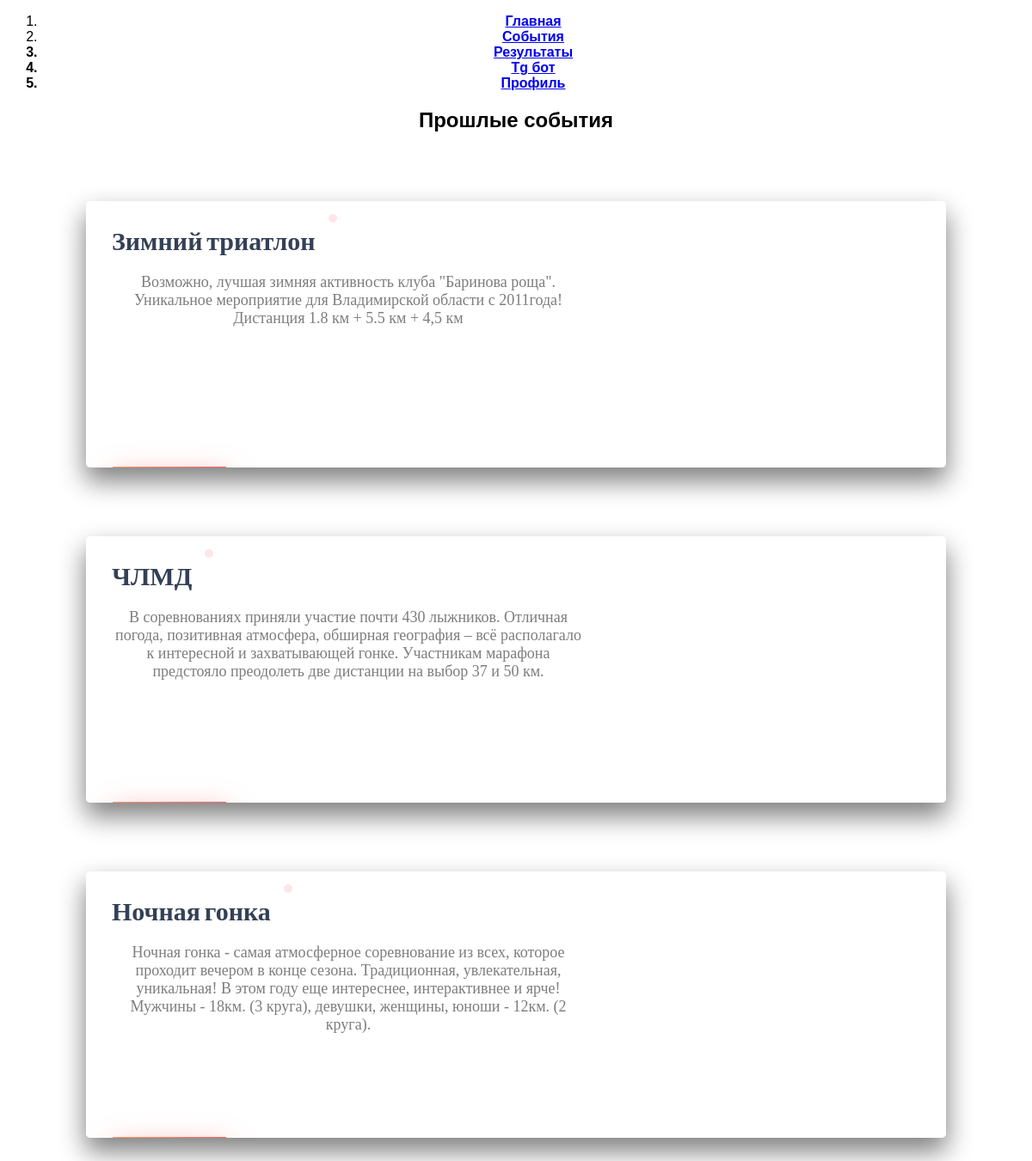
The app's page /results with its own data.
### data/competition.py (models this page shows)
class Competition(SqlAlchemyBase, UserMixin, SerializerMixin):
    __tablename__ = 'competition'
    id = sqlalchemy.Column(sqlalchemy.Integer,
                           primary_key=True, autoincrement=True)
    name = sqlalchemy.Column(sqlalchemy.TEXT, index=True, unique=True, nullable=True)
    status = sqlalchemy.Column(sqlalchemy.Integer, index=True, unique=True, nullable=True)
    date = sqlalchemy.Column(sqlalchemy.DateTime, index=True, unique=True, nullable=True)
    description = sqlalchemy.Column(sqlalchemy.TEXT, index=True, unique=True, nullable=True)
    photo = sqlalchemy.Column(sqlalchemy.String, index=True, unique=True, nullable=True)
    place = sqlalchemy.Column(sqlalchemy.String, index=True, unique=True, nullable=True)
    res = sqlalchemy.Column(sqlalchemy.String, index=True, unique=True, nullable=True)
    user_competitions = orm.relationship("User_competitions", back_populates='competition')

### server.py (the view)
@app.route("/results")
def results():
    db_sess = db_session.create_session()
    events = db_sess.query(Competition).filter(Competition.status == 0).order_by(
        Competition.date).all()
    return render_template("new_res.html", title='Результаты', events=events)

### data/db_session.py (called while the page is built)
def create_session() -> Session:
    global __factory
    return __factory()

### templates/new_res.html (shortened to what this page needs)
<!DOCTYPE html>
<html lang="en">
<head>
    <link rel="stylesheet" type="text/css" href="{{url_for('static', filename='css/style.css')}}">
    <link rel="stylesheet" type="text/css" href="{{url_for('static', filename='css/style3.css')}}">
    <link rel="stylesheet/less" type="text/css" href="{{url_for('static', filename='css/style.less')}}">
    <link rel="stylesheet" href="https://cdnjs.cloudflare.com/ajax/libs/font-awesome/4.7.0/css/font-awesome.min.css">
    </head>
    <body style="background: white">
        <nav class="menu">
          <ol>
            <li class="menu-item"><a href="/" style="font-weight: bold;">Главная</a></li>
            <li class="menu-item"><a href="/events" style="font-weight: bold;">События</a></li>
            <li class="menu-item" style="font-weight: bold;">
              <a href="/results">Результаты</a>
            </li>
            <li class="menu-item" style="font-weight: bold;">
              <a href="https://t.me/Barinova_Rosha_Bot" style="text-transform: none;">Tg бот</a>
            </li>
            {% if current_user.is_authenticated %}
            <li class="menu-item" style="font-weight: bold;"><a href="/profile">{{ current_user.username }} {{ current_user.surname }}</a></li>
            {% else %}
            <li class="menu-item" style="font-weight: bold;"><a href="/login">Профиль</a></li>
            {% endif %}
          </ol>
        </nav>
        <div >
<h2 style="text-transform: none;">Прошлые события</h2>
{% for item in events%}
<div id="container">
	<div class="product-details">
	<h1>{{ item.name }}</h1>
	<p class="information" style="text-transform: none;">{{ item.description }}</p>
<div class="control">
    {% if item.res != '-' %}
    <a class="btn_primary" href="/download_res/{{ item.id }}" style="
                        border: none;
                        outline: none;
                        background: linear-gradient(90deg, #ff9966, #ff5e62);
                        padding: 0.4rem 1.5rem;
                        color: white;
                        text-transform: none;
                        font-size: 1rem;
                        box-shadow: 1px 10px 2rem rgba(255, 94, 98, 0.5);
                        transition: all 0.2s ease-in;
                        text-decoration: none;">Результаты</a>
    {% endif %}
</div>
</div>
</div>
{% endfor %}
</div>
    </body>
</html>

### static/css/style.css (style rules this page uses)
body { font-family: 'Roboto Condensed', sans-serif; text-align:center; vertical-align:middle; }
body { font-family: "Overpass", sans-serif; box-sizing: border-box; }

### static/css/style3.css (style rules this page uses)
#container { box-shadow: 0 15px 30px 1px grey; background: rgba(255, 255, 255, 0.90); text-align: center; border-radius: 5px; overflow: hidden; margin: 5em auto; height: 310px; width: 1000px; }
.product-details { position: relative; text-align: left; overflow: hidden; padding: 30px; height: 100%; float: left; width: 55%; }
#container .product-details h1 { font-family: 'Bebas Neue', cursive; display: inline-block; position: relative; font-size: 30px; color: #344055; margin: 0; }
#container .product-details h1:before { position: absolute; content: ''; right: 0%; top: 0%; transform: translate(25px, -15px); font-family: 'Bree Serif', serif; display: inline-block; background: #ffe6e6; border-radius: 5px; font-size: 14px; padding: 5px; color: white; margin: 0; animation: chan-sh 6s ease infinite; }
#container .product-details > p { font-family: 'EB Garamond', serif; text-align: center; font-size: 18px; color: #7d7d7d; }
.control { position: absolute; bottom: 10%; left: 5%; }

### records on screen
Competition: name "Зимний триатлон", description "Возможно, лучшая зимняя активность клуба \"Баринова роща\". Уникальное мероприятие для Владимирской области с 2011года! Дистанция 1.8 км + 5.5 км + 4,5 км"
Competition: name "ЧЛМД", description "В соревнованиях приняли участие почти 430 лыжников. Отличная погода, позитивная атмосфера, обширная география – всё располагало к интересной и захватывающей гонке. Участникам марафона предстояло преодолеть две дистанции на выбор 37 и 50 км."
Competition: name "Ночная гонка", description "Ночная гонка - самая атмосферное соревнование из всех, которое проходит вечером в конце сезона. Традиционная, увлекательная, уникальная! В этом году еще интереснее, интерактивнее и ярче! Мужчины - 18км. (3 круга), девушки, женщины, юноши - 12км. (2 круга)."
